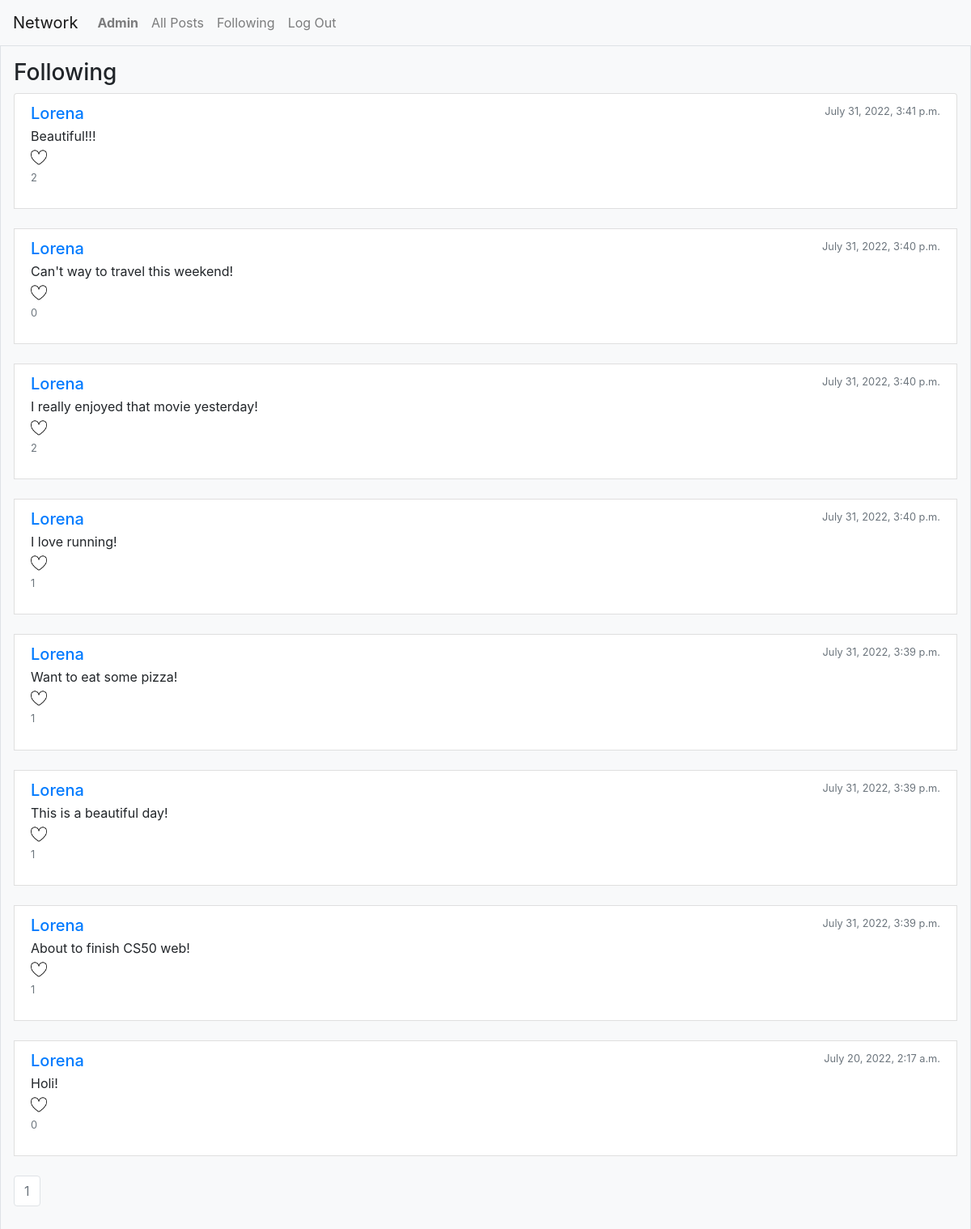
The page /following (signed in) on the database its author committed.
### network/models.py (models this page shows, shortened)
class User(AbstractUser):
    pass
    following = models.ManyToManyField("self", blank=True, related_name='followers', symmetrical=False)

class PostModel(models.Model):
    body = models.CharField(max_length=280)
    likes = models.ManyToManyField("User", blank=True, related_name='likes', symmetrical=False)
    created_by = models.ForeignKey("User", on_delete=models.CASCADE)
    created_at = models.DateTimeField(auto_now_add=True)

### network/views.py (the view)
# urls.py: path("following", views.following, name="following"),
@login_required
def following(request):
    followers = User.objects.filter(pk = request.user.id).values('following__id')
    posts = PostModel.objects.annotate(number_of_likes=Count('likes', distinct=True)).filter(created_by__in = followers).order_by('-created_at')
    paginator = Paginator(posts, 10)
    page_number = request.GET.get('page')
    page_obj = paginator.get_page(page_number)
    return render(request, "network/following.html", {
        'page_obj': page_obj,
    })

### network/templates/network/following.html (shortened to what this page needs)
{% extends "network/layout.html" %}
{% load static %}
{% block body %}
<div class="row gx-5">
    <div class="col">
        <div class="p-3 border bg-light">
            <h3>Following</h3>
            <div class="list-group">
                {% for post in page_obj %}
                <div class="list-group-item">
                    <div class="d-flex w-100 justify-content-between">
                        <a href="{% url 'user_profile' post.created_by.id %}">
                            <h5 class="mb-1">{{ post.created_by }}</h5>
                        </a>
                        <small class="text-muted">{{ post.created_at }}</small>
                    </div>
                    <p class="mb-1">{{ post.body }}</p>
                    <small class="text-muted">
                        {% if request.user in post.likes.all %}
                        <input id='like_button_{{ post.id }}' type="image" style="width: 20px;" onclick="like_post('{{ post.id }}', '{{ request.user.id }}')" src="{% static 'network/unlike.png' %}">
                        {% else %}
                        <input id='like_button_{{ post.id }}' type="image" style="width: 20px;" onclick="like_post('{{ post.id }}', '{{ request.user.id }}')" src="{% static 'network/like.png' %}">
                        {% endif %}
                        <p id="post_{{ post.id }}"> {{ post.number_of_likes }} </p>
                    </small>
                </div>
                <br>
                {% endfor %}
            </div>
            <nav>
                <ul class="pagination">
                        <li class="page-item disabled"><a class="page-link" href="?page={{ page_obj.number }}">{{ page_obj.number }}</a></li>
                </ul>
            </nav>
        </div>
    </div>
</div>
{% endblock %}

### network/templates/network/layout.html (shortened to what this page needs)
{% load static %}
<!DOCTYPE html>
<html lang="en">
    <head>
        <link rel="stylesheet" href="https://stackpath.bootstrapcdn.com/bootstrap/4.4.1/css/bootstrap.min.css">
        <link rel="stylesheet" href="{% static 'network/styles.css' %}">
    </head>
    <body>
        <nav class="navbar navbar-expand-lg navbar-light bg-light">
            <a class="navbar-brand" href="#">Network</a>
            <div>
              <ul class="navbar-nav mr-auto">
                {% if user.is_authenticated %}
                    <li class="nav-item">
                        <a class="nav-link" href="{% url 'user_profile' request.user.id %}"><strong>{{ request.user.username }}</strong></a>
                    </li>
                {% endif %}
                <li class="nav-item">
                  <a id="all-posts" class="nav-link" href="{% url 'index' %}">All Posts</a>
                </li>
                {% if user.is_authenticated %}
                    <li class="nav-item">
                        <a class="nav-link" href="{% url 'following' %}">Following</a>
                    </li>
                    <li class="nav-item">
                        <a class="nav-link" href="{% url 'logout' %}">Log Out</a>
                    </li>
                {% endif %}
              </ul>
            </div>
          </nav>
        <div class="body">
            {% block body %}
            {% endblock %}
        </div>
    </body>
</html>

### rows shown on the page
User: user.username "Admin"
PostModel: created_by "Lorena", created_at "July 31, 2022, 3:41 p.m.", body "Beautiful!!!", number_of_likes "2"
PostModel: created_by "Lorena", created_at "July 31, 2022, 3:40 p.m.", body "Can't way to travel this weekend!", number_of_likes "0"
PostModel: created_by "Lorena", created_at "July 31, 2022, 3:40 p.m.", body "I really enjoyed that movie yesterday!", number_of_likes "2"
PostModel: created_by "Lorena", created_at "July 31, 2022, 3:40 p.m.", body "I love running!", number_of_likes "1"
PostModel: created_by "Lorena", created_at "July 31, 2022, 3:39 p.m.", body "Want to eat some pizza!", number_of_likes "1"
PostModel: created_by "Lorena", created_at "July 31, 2022, 3:39 p.m.", body "This is a beautiful day!", number_of_likes "1"
PostModel: created_by "Lorena", created_at "July 31, 2022, 3:39 p.m.", body "About to finish CS50 web!", number_of_likes "1"
PostModel: created_by "Lorena", created_at "July 20, 2022, 2:17 a.m.", body "Holi!", number_of_likes "0"

### other values the page prints
{{ page_obj.number }} "1"
